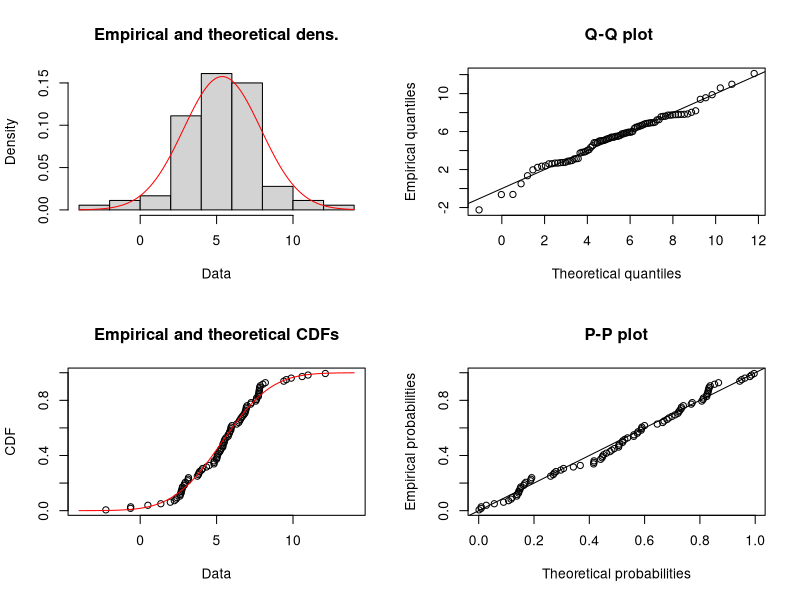
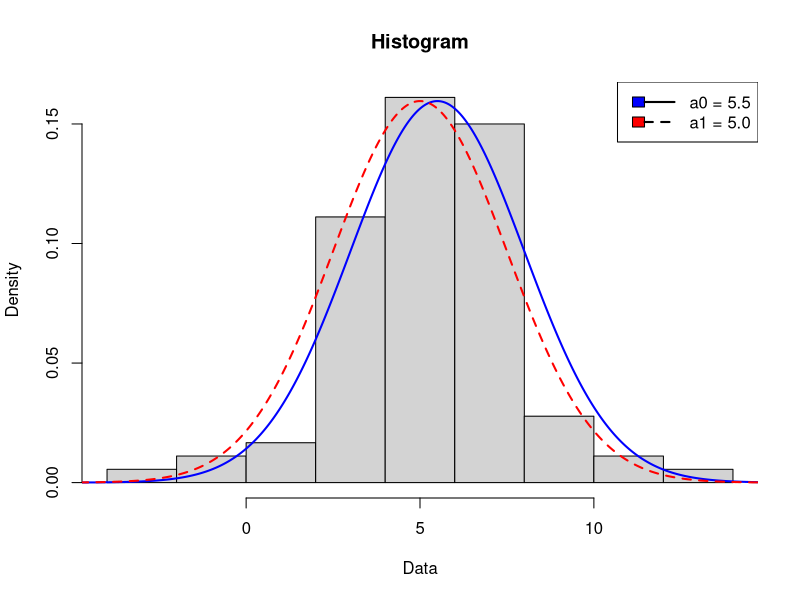

Source code (R) for these figures, in order:
alpha  <-  0.1
a0 <- 5.5 
sigma0 <- 2.4
a1 <- 5
sigma1 <- 2.5
eps <- 0.2
n <- 90

df <- unlist(read.csv("bu.csv", header = F, sep = ";"), use.names = F)
df

summary(df)
df_mean <- mean(df)
df_sd <- sd(df)
df_len <- length(df)
df_df <- length(df) - 1
df_min <- min(df)
df_max <- max(df)
df_var <- var(df)

#1
t_stat <- (df_mean - a0)/(df_sd) * sqrt(df_len)
qt(1-alpha,df_df)

#2
chi_stat <- df_df * (df_var)/(sigma0^2)
qchisq(1-alpha, df_df)

#3
c1 <- a0 + (qnorm(1-alpha))/(sqrt(df_len)) * sigma1

#4
beta <- pnorm((c1-a1)/sigma1 * sqrt(df_len))

#5
a1_new <- c1 - sigma1/sqrt(df_len) * qnorm(eps)

#6
png(filename = "../img/hist_densts_bulgusha.png", 
    width = 1920, height = 1080,
    pointsize = 24, res = 96 * 1.25)
x1 <- rnorm(n = 1e5, mean = a0, sd = sigma1)
x2 <- rnorm(n = 1e5, mean = a1, sd = sigma1)
hist(df,prob=T, xlab = "Data", main = "Histogram")
lines(sort(x1),dnorm(sort(x1),a0,sigma1), col='blue', lwd = 2)
lines(sort(x2),dnorm(sort(x2),a1,sigma1), col='red', lwd = 2, lty = 2)
legend("topright", c("a0 = 5.5", "a1 = 5.0"), 
       lty=c(1,2),
       lwd = c(2,2),
       fill=c("blue", "red"))
dev.off()
###########################
library(fitdistrplus)
FIT <- fitdist(df, "norm")
plot(FIT)
